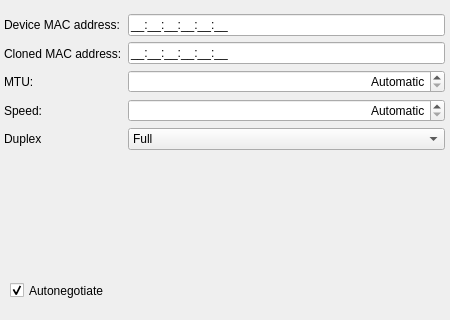
<?xml version="1.0" encoding="UTF-8"?>
<ui version="4.0">
 <class>WiredConnectionWidget</class>
 <widget class="QWidget" name="WiredConnectionWidget">
  <property name="geometry">
   <rect>
    <x>0</x>
    <y>0</y>
    <width>450</width>
    <height>320</height>
   </rect>
  </property>
  <property name="windowTitle">
   <string>Form</string>
  </property>
  <widget class="QCheckBox" name="autonegotiate">
   <property name="geometry">
    <rect>
     <x>10</x>
     <y>280</y>
     <width>141</width>
     <height>21</height>
    </rect>
   </property>
   <property name="text">
    <string>Autonegotiate</string>
   </property>
   <property name="checked">
    <bool>true</bool>
   </property>
   <property name="tristate">
    <bool>false</bool>
   </property>
  </widget>
  <widget class="QWidget" name="">
   <property name="geometry">
    <rect>
     <x>4</x>
     <y>14</y>
     <width>441</width>
     <height>260</height>
    </rect>
   </property>
   <layout class="QVBoxLayout" name="verticalLayout_3">
    <item>
     <layout class="QHBoxLayout" name="horizontalLayout">
      <item>
       <layout class="QVBoxLayout" name="verticalLayout_2">
        <item>
         <widget class="QLabel" name="label">
          <property name="text">
           <string>Device MAC address:</string>
          </property>
         </widget>
        </item>
        <item>
         <widget class="QLabel" name="label_2">
          <property name="text">
           <string>Cloned MAC address:</string>
          </property>
         </widget>
        </item>
        <item>
         <widget class="QLabel" name="label_3">
          <property name="text">
           <string>MTU:</string>
          </property>
         </widget>
        </item>
        <item>
         <widget class="QLabel" name="speedLabel">
          <property name="text">
           <string>Speed:</string>
          </property>
         </widget>
        </item>
        <item>
         <widget class="QLabel" name="duplexLabel">
          <property name="text">
           <string>Duplex</string>
          </property>
         </widget>
        </item>
       </layout>
      </item>
      <item>
       <layout class="QVBoxLayout" name="verticalLayout">
        <item>
         <widget class="QLineEdit" name="macAddress">
          <property name="inputMask">
           <string>HH:HH:HH:HH:HH:HH;_</string>
          </property>
         </widget>
        </item>
        <item>
         <widget class="QLineEdit" name="clonedMacAddress">
          <property name="inputMask">
           <string>HH:HH:HH:HH:HH:HH;_</string>
          </property>
          <property name="alignment">
           <set>Qt::AlignLeading|Qt::AlignLeft|Qt::AlignVCenter</set>
          </property>
         </widget>
        </item>
        <item>
         <widget class="KIntSpinBox" name="mtu">
          <property name="alignment">
           <set>Qt::AlignRight|Qt::AlignTrailing|Qt::AlignVCenter</set>
          </property>
          <property name="specialValueText">
           <string>Automatic</string>
          </property>
         </widget>
        </item>
        <item>
         <widget class="KIntSpinBox" name="speed">
          <property name="alignment">
           <set>Qt::AlignRight|Qt::AlignTrailing|Qt::AlignVCenter</set>
          </property>
          <property name="specialValueText">
           <string>Automatic</string>
          </property>
         </widget>
        </item>
        <item>
         <widget class="QComboBox" name="duplex">
          <item>
           <property name="text">
            <string>Full</string>
           </property>
          </item>
          <item>
           <property name="text">
            <string>Half</string>
           </property>
          </item>
         </widget>
        </item>
       </layout>
      </item>
     </layout>
    </item>
    <item>
     <spacer name="verticalSpacer">
      <property name="orientation">
       <enum>Qt::Vertical</enum>
      </property>
      <property name="sizeHint" stdset="0">
       <size>
        <width>20</width>
        <height>118</height>
       </size>
      </property>
     </spacer>
    </item>
   </layout>
  </widget>
 </widget>
 <customwidgets>
  <customwidget>
   <class>KIntSpinBox</class>
   <extends>QSpinBox</extends>
   <header>knuminput.h</header>
  </customwidget>
 </customwidgets>
 <resources/>
 <connections>
  <connection>
   <sender>autonegotiate</sender>
   <signal>toggled(bool)</signal>
   <receiver>speedLabel</receiver>
   <slot>setHidden(bool)</slot>
   <hints>
    <hint type="sourcelabel">
     <x>80</x>
     <y>290</y>
    </hint>
    <hint type="destinationlabel">
     <x>81</x>
     <y>117</y>
    </hint>
   </hints>
  </connection>
  <connection>
   <sender>autonegotiate</sender>
   <signal>toggled(bool)</signal>
   <receiver>speed</receiver>
   <slot>setHidden(bool)</slot>
   <hints>
    <hint type="sourcelabel">
     <x>80</x>
     <y>290</y>
    </hint>
    <hint type="destinationlabel">
     <x>245</x>
     <y>118</y>
    </hint>
   </hints>
  </connection>
  <connection>
   <sender>autonegotiate</sender>
   <signal>toggled(bool)</signal>
   <receiver>duplexLabel</receiver>
   <slot>setHidden(bool)</slot>
   <hints>
    <hint type="sourcelabel">
     <x>80</x>
     <y>290</y>
    </hint>
    <hint type="destinationlabel">
     <x>81</x>
     <y>147</y>
    </hint>
   </hints>
  </connection>
  <connection>
   <sender>autonegotiate</sender>
   <signal>toggled(bool)</signal>
   <receiver>duplex</receiver>
   <slot>setHidden(bool)</slot>
   <hints>
    <hint type="sourcelabel">
     <x>80</x>
     <y>290</y>
    </hint>
    <hint type="destinationlabel">
     <x>298</x>
     <y>143</y>
    </hint>
   </hints>
  </connection>
 </connections>
</ui>
